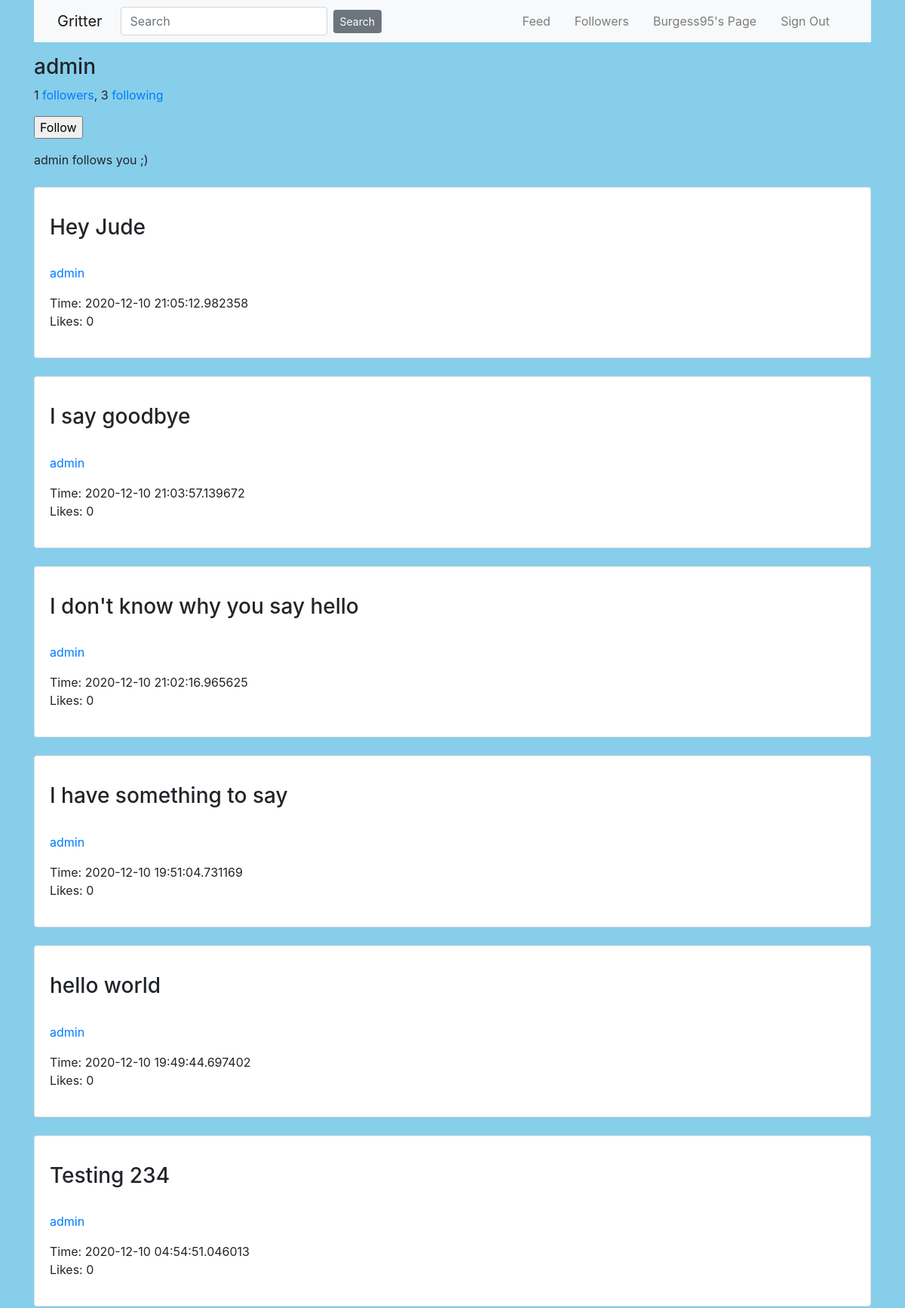
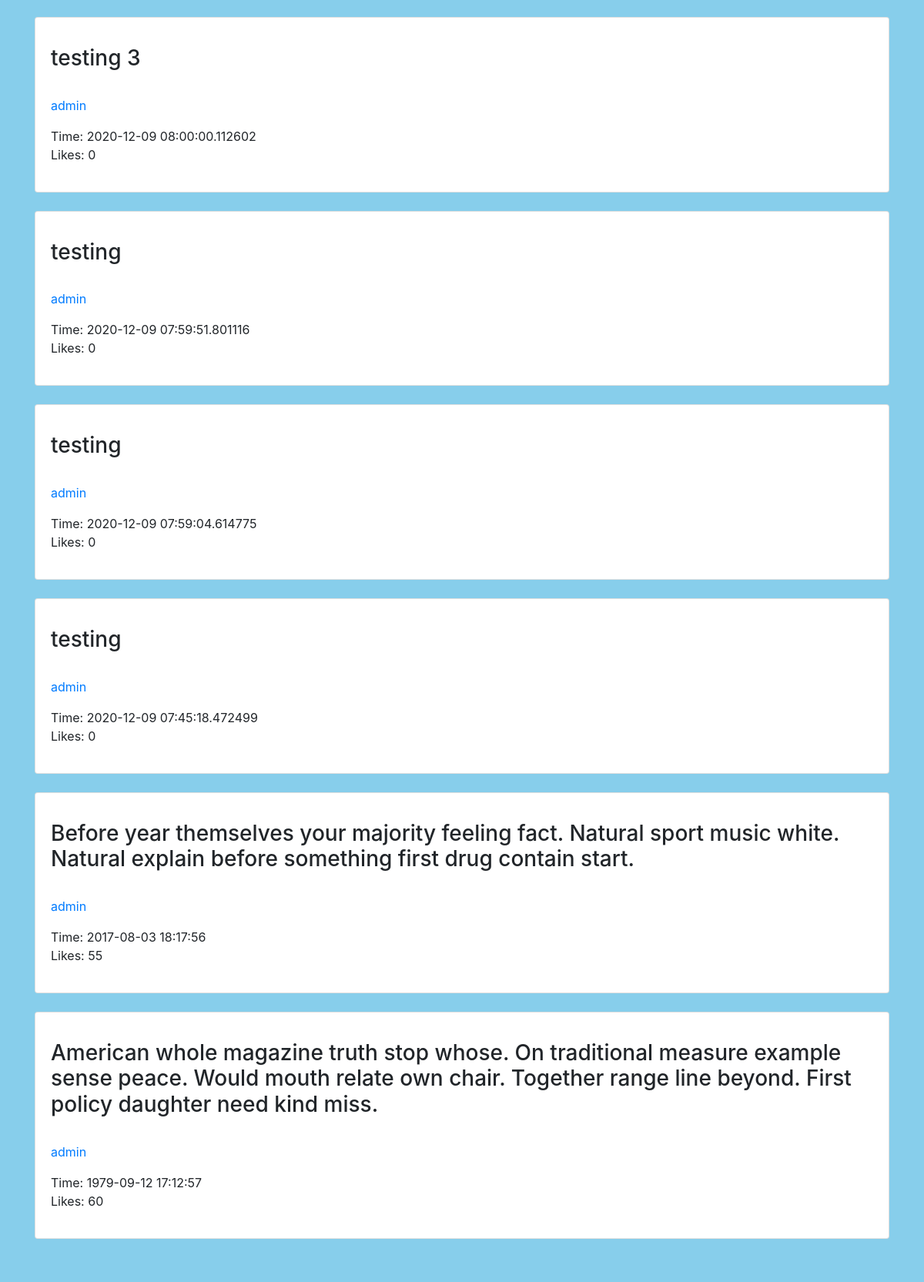
Screenshot of /user/admin (signed in, upper part) with the database file from the repository (2 pictures, top to bottom).
### project/models.py (models this page shows, shortened)
class User(UserMixin, db.Model):
    id = db.Column(db.Integer, primary_key=True)
    username = db.Column(db.String(50), unique=True, nullable=False)
    password = db.Column(db.String(128), nullable=False)
    email = db.Column(db.String(100), unique=True, nullable=False)
    posts = db.relationship('Post', backref ='author', lazy='dynamic')
    followed = db.relationship(
        'User', secondary=followers,
        primaryjoin=(followers.c.follower_id == id),
        secondaryjoin=(followers.c.followed_id == id),
        backref=db.backref('followers', lazy='dynamic'), lazy='dynamic')
    def already_follow(self, user):
        return self.followed.filter(followers.c.followed_id == user.id).count() == 1

class Post(db.Model):
    id = db.Column(db.Integer, primary_key=True)
    content = db.Column(db.Text)
    like_count = db.Column(db.Integer, default=0)
    timestamp = db.Column(db.DateTime, index=True, default=datetime.utcnow)
    user_id = db.Column(db.Integer, db.ForeignKey('user.id'))

### project/routes.py (the view)
@app.route('/user/<username>', methods=['GET', 'POST'])
@login_required
def user(username):
    postform = UserPost()
    if postform.validate_on_submit():
        post = Post(content=postform.content.data, author=current_user)
        db.session.add(post)
        db.session.commit()
        return redirect(url_for('user', username=current_user.username))
    user = User.query.filter_by(username=username).first()
    form = FollowForm()
    posts = Post.query.filter_by(author=user).order_by(Post.id.desc()).all()
    return render_template('user.html', user=user, form=form, postform=postform, posts=posts)

### project/forms.py
class UserPost(FlaskForm):
    content = TextAreaField('Share your thoughts...', validators=[DataRequired()])
    submit = SubmitField('Post')

class FollowForm(FlaskForm):
    submit = SubmitField('Submit')

### project/models.py (called while the page is built)
@login.user_loader
def load_user(id):
    return User.query.get(int(id))

### project/templates/user.html (shortened to what this page needs)
{% extends "layout.html" %}
{% import "bootstrap/wtf.html" as wtf %}
{% block content %}
<div class="container" >
    <h3>{{ user.username }}</h3>
</div>
<div class="container" >
<p>
    {{ user.followers.count() }} <a href="{{ url_for('followers', username=current_user.username) }}">followers</a>,
    {{ user.followed.count() }} <a href="{{ url_for('following', username=current_user.username) }}">following</a>
</p>
{% if current_user.username != user.username %}
{% if not current_user.already_follow(user) %}
        <p>
            <form action="{{ url_for('follow', username=user.username) }}" method="post">
                {{ form.submit(value='Follow') }}
            </form>
        </p>
{% endif %}
{% endif %}
{% if user != current_user and user.already_follow(current_user) %}
    <span>{{user.username}} follows you ;)</span>
{% endif %}
</div>
<div class="container">
    {% for post in posts %}
        <div class="card mt-4">
            <div class="card-body">
                <p class="card-text">
                    <h3>{{ post.content }}</h3><br>
                    <a class="" href="{{ url_for('user', username=post.author.username) }}">{{ post.author.username }}</a>
                </p>
                <p>
                    Time: {{ post.timestamp }} <br>
                    Likes: {{ post.like_count }}
                </p>
            </div>
        </div>
    {% endfor %}
</div>
{% endblock content %}

### project/templates/layout.html (shortened to what this page needs)
<!DOCTYPE html>
{% import "bootstrap/wtf.html" as wtf %}
<html>
	<head>
    {% block head %}
        <link rel="stylesheet" href="https://cdn.jsdelivr.net/npm/bootstrap@4.5.3/dist/css/bootstrap.min.css">
		<link rel="stylesheet" href="{{ url_for('static', filename='style.css') }}" />
    {% endblock %}
	</head>
	<body text="#2d7051">
        <div class="container">
            <nav class="navbar navbar-expand-md bg-light navbar-light fixed-left">
              <div class="container">
                <a class="navbar-brand mr-4" href="{{ url_for('home') }}">Gritter</a>
                  <form  class="form-inline" method="POST" action="{{ url_for('search') }}">
                <input class="form-control mr-2" name="search" type="search" placeholder="Search">
                <button class="btn btn-secondary btn-sm" type="submit">Search</button>
                  </form>
                <div class="collapse navbar-collapse" id="navbarToggle">
                    <div class="navbar-nav ml-auto">
                        {% if current_user.is_authenticated %}
                            <a class="nav-item nav-link mr-3 ml-auto" href="{{ url_for('feed') }}">Feed</a>
                            <a class="nav-item nav-link mr-3 ml-auto" href="{{ url_for('followers', username=current_user.username) }}">Followers</a>
                            <a class="nav-item nav-link mr-3 ml-auto" href="{{ url_for('user', username=current_user.username) }}">{{current_user.username}}'s Page</a>
                            <a class="nav-item nav-link mr-3 ml-auto" href="{{ url_for('signout') }}">Sign Out</a>
                        {% else  %}
                            <a class="nav-item nav-link mr-3 ml-auto" href="{{ url_for('signup') }}">Sign Up</a>
                            <a class="nav-item nav-link mr-3 ml-auto" href="{{ url_for('signin') }}">Sign In</a>
                        {% endif %}
                    </div>
                </div>
              </div>
            </nav>
        </div>
        <div class="container pt-2">
            <div class="container pt-2">
        </div>
        </div>
        {% block content %}
        {% endblock %}
          <footer id="main-footer" class="bg-steel mt-5">
            <div class="container">
              <div class="row">
                <div class="col text-light text-center py-4">
                </div>
              </div>
            </div>
          </footer>
	</body>
</html>

### project/static/styles/style.css (style rules this page uses)
body { background-color: #87CEEB; }

### rows the page displays
User: username "Burgess95"
User: username "admin"
Post: content "Hey Jude", author.username "admin", timestamp "2020-12-10 21:05:12.982358", like_count "0"
Post: content "I say goodbye", author.username "admin", timestamp "2020-12-10 21:03:57.139672", like_count "0"
Post: content "I don't know why you say hello", author.username "admin", timestamp "2020-12-10 21:02:16.965625", like_count "0"
Post: content "I have something to say", author.username "admin", timestamp "2020-12-10 19:51:04.731169", like_count "0"
Post: content "hello world", author.username "admin", timestamp "2020-12-10 19:49:44.697402", like_count "0"
Post: content "Testing 234", author.username "admin", timestamp "2020-12-10 04:54:51.046013", like_count "0"
Post: content "testing 3", author.username "admin", timestamp "2020-12-09 08:00:00.112602", like_count "0"
Post: content "testing", author.username "admin", timestamp "2020-12-09 07:59:51.801116", like_count "0"
Post: content "testing", author.username "admin", timestamp "2020-12-09 07:59:04.614775", like_count "0"
Post: content "testing", author.username "admin", timestamp "2020-12-09 07:45:18.472499", like_count "0"
Post: content "Before year themselves your majority feeling fact. Natural sport music white. Natural explain before something first drug contain start.", author.username "admin", timestamp "2017-08-03 18:17:56", like_count "55"
Post: content "American whole magazine truth stop whose. On traditional measure example sense peace. Would mouth relate own chair. Together range line beyond. First policy daughter need kind miss.", author.username "admin", timestamp "1979-09-12 17:12:57", like_count "60"

### other values shown
{{ user.followers.count() }} "1"
{{ user.followed.count() }} "3"
